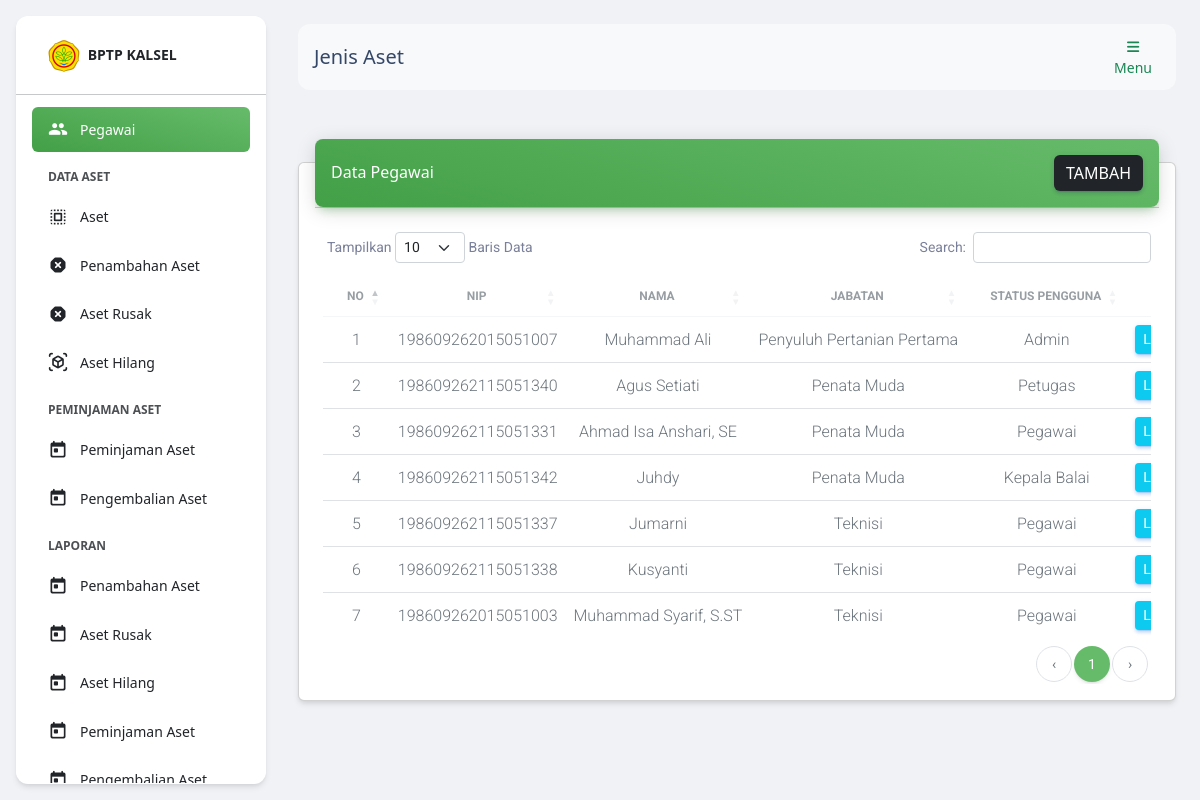
Screenshot of /index.php (signed in) with the database file from the repository.
### tables this page shows
CREATE TABLE `pegawai`(
    id BIGINT UNSIGNED AUTO_INCREMENT,
    id_pengguna BIGINT UNSIGNED,
    nip VARCHAR(255) UNIQUE,
    nama VARCHAR(255),
    tanggal_lahir DATE,
    tempat_lahir VARCHAR(255),
    jabatan VARCHAR(255),
    tmt DATE,
    sk_tmt VARCHAR(255),
    pendidikan_terakhir VARCHAR(20),
    ijazah_pendidikan_terakhir VARCHAR(255),
    foto VARCHAR(255),
    PRIMARY KEY(id),
    FOREIGN KEY (id_pengguna) REFERENCES pengguna (id) ON DELETE CASCADE
);

### halaman/pegawai/index.php (the view)
<div class="container-fluid py-4">
    <div class="row">
        <div class="col-12">
            <div class="card my-4">
                <div class="card-header p-0 position-relative mt-n4 mx-3 z-index-2">
                    <div class="bg-gradient-success shadow-success border-radius-lg p-3 d-flex justify-content-between align-items-center">
                        <h6 class="text-white text-capitalize m-0">Data Pegawai</h6>
                        <a href="?h=tambah_pegawai" class="btn btn-dark m-0">Tambah</a>
                    </div>
                </div>
                <div class="card-body pb-3">
                    <div class="table-responsive p-0">
                        <table id="datatable" class="table align-items-center mb-0">
                            <thead>
                                <tr>
                                    <th class="text-uppercase text-center text-secondary text-xs font-weight-bolder opacity-7 small-td">No</th>
                                    <th class="text-uppercase text-center text-secondary text-xs font-weight-bolder opacity-7">NIP</th>
                                    <th class="text-uppercase text-center text-secondary text-xs font-weight-bolder opacity-7">Nama</th>
                                    <th class="text-uppercase text-center text-secondary text-xs font-weight-bolder opacity-7">Jabatan</th>
                                    <th class="text-uppercase text-center text-secondary text-xs font-weight-bolder opacity-7">Status Pengguna</th>
                                    <th class="text-secondary opacity-7"></th>
                                </tr>
                            </thead>
                            <?php
                            $q = "
                                SELECT
                                    pegawai.*,
                                    pengguna.status
                                FROM
                                    pegawai
                                INNER JOIN
                                    pengguna
                                ON
                                    pengguna.id=pegawai.id_pengguna";
                            $result = $mysqli->query($q);
                            $no = 1;
                            ?>
                            <tbody>
                                <?php while ($row = $result->fetch_assoc()) : ?>
                                    <tr>
                                        <td class="text-center">
                                            <p class="text-secondary mb-0"><?= $no++; ?></p>
                                        </td>
                                        <td class="text-center">
                                            <p class="text-secondary mb-0"><?= $row['nip']; ?></p>
                                        </td>
                                        <td class="text-center">
                                            <p class="text-secondary mb-0"><?= $row['nama']; ?></p>
                                        </td>
                                        <td class="text-center">
                                            <p class="text-secondary mb-0"><?= $row['jabatan']; ?></p>
                                        </td>
                                        <td class="text-center">
                                            <p class="text-secondary mb-0">
                                                <?php if ($row['status'] == 1) : ?>
                                                    Admin
                                                <?php elseif ($row['status'] == 2) : ?>
                                                    Petugas
                                                <?php elseif ($row['status'] == 3) : ?>
                                                    Pegawai
                                                <?php elseif ($row['status'] == 4) : ?>
                                                    Kepala Balai
                                                <?php endif; ?>
                                            </p>
                                        </td>
                                        <td class="small-td">
                                            <a href="?h=detail_pegawai&id=<?= $row['id'] ?>" class="btn btn-sm btn-info text-white m-0">Lihat</a>
                                        </td>
                                    </tr>
                                <?php endwhile; ?>
                            </tbody>
                        </table>
                    </div>
                </div>
            </div>
        </div>
    </div>
</div>

### rows the page displays
pegawai: nip "198609262015051007", nama "Muhammad Ali", jabatan "Penyuluh Pertanian Pertama", shows "Admin"
pegawai: nip "198609262115051340", nama "Agus Setiati", jabatan "Penata Muda", shows "Petugas"
pegawai: nip "198609262115051331", nama "Ahmad Isa Anshari, SE", jabatan "Penata Muda", shows "Pegawai"
pegawai: nip "198609262115051342", nama "Juhdy", jabatan "Penata Muda", shows "Kepala Balai"
pegawai: nip "198609262115051337", nama "Jumarni", jabatan "Teknisi", shows "Pegawai"
pegawai: nip "198609262115051338", nama "Kusyanti", jabatan "Teknisi", shows "Pegawai"
pegawai: nip "198609262015051003", nama "Muhammad Syarif, S.ST", jabatan "Teknisi", shows "Pegawai"

### other values shown
$navbar "Jenis Aset"
